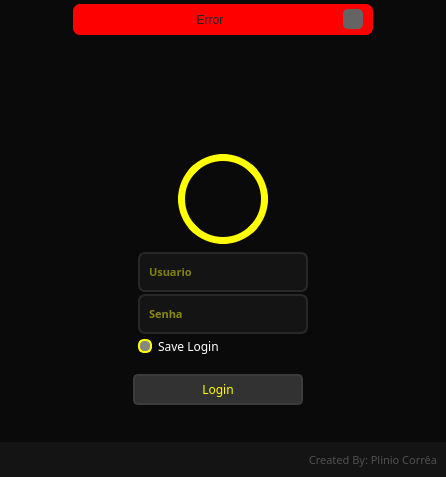
<?xml version="1.0" encoding="UTF-8"?>
<ui version="4.0">
 <class>MainWindow</class>
 <widget class="QMainWindow" name="MainWindow">
  <property name="geometry">
   <rect>
    <x>0</x>
    <y>0</y>
    <width>446</width>
    <height>477</height>
   </rect>
  </property>
  <property name="minimumSize">
   <size>
    <width>300</width>
    <height>400</height>
   </size>
  </property>
  <property name="windowTitle">
   <string>Login</string>
  </property>
  <property name="styleSheet">
   <string notr="true">color: rgb(255, 255, 255);
background-color: rgb(10, 10, 10);</string>
  </property>
  <widget class="QWidget" name="centralwidget">
   <property name="minimumSize">
    <size>
     <width>300</width>
     <height>460</height>
    </size>
   </property>
   <layout class="QVBoxLayout" name="verticalLayout">
    <property name="spacing">
     <number>0</number>
    </property>
    <property name="leftMargin">
     <number>0</number>
    </property>
    <property name="topMargin">
     <number>0</number>
    </property>
    <property name="rightMargin">
     <number>0</number>
    </property>
    <property name="bottomMargin">
     <number>0</number>
    </property>
    <item>
     <widget class="QFrame" name="top_bar">
      <property name="maximumSize">
       <size>
        <width>16777215</width>
        <height>35</height>
       </size>
      </property>
      <property name="styleSheet">
       <string notr="true"/>
      </property>
      <property name="frameShape">
       <enum>QFrame::NoFrame</enum>
      </property>
      <property name="frameShadow">
       <enum>QFrame::Raised</enum>
      </property>
      <layout class="QHBoxLayout" name="horizontalLayout_2">
       <property name="spacing">
        <number>0</number>
       </property>
       <property name="leftMargin">
        <number>0</number>
       </property>
       <property name="topMargin">
        <number>4</number>
       </property>
       <property name="rightMargin">
        <number>0</number>
       </property>
       <property name="bottomMargin">
        <number>0</number>
       </property>
       <item>
        <widget class="QFrame" name="frame_error">
         <property name="maximumSize">
          <size>
           <width>300</width>
           <height>40</height>
          </size>
         </property>
         <property name="styleSheet">
          <string notr="true">background-color: rgb(255, 0, 0);
border-radius: 7px;</string>
         </property>
         <property name="frameShape">
          <enum>QFrame::StyledPanel</enum>
         </property>
         <property name="frameShadow">
          <enum>QFrame::Raised</enum>
         </property>
         <layout class="QHBoxLayout" name="horizontalLayout_3">
          <property name="spacing">
           <number>6</number>
          </property>
          <property name="leftMargin">
           <number>10</number>
          </property>
          <property name="topMargin">
           <number>3</number>
          </property>
          <property name="rightMargin">
           <number>10</number>
          </property>
          <property name="bottomMargin">
           <number>3</number>
          </property>
          <item>
           <widget class="QLabel" name="label_error">
            <property name="styleSheet">
             <string notr="true">color: rgb(35, 35, 35);</string>
            </property>
            <property name="text">
             <string>Error</string>
            </property>
            <property name="alignment">
             <set>Qt::AlignCenter</set>
            </property>
           </widget>
          </item>
          <item>
           <widget class="QPushButton" name="pushButton_error">
            <property name="maximumSize">
             <size>
              <width>20</width>
              <height>20</height>
             </size>
            </property>
            <property name="styleSheet">
             <string notr="true">QPushButton {
	border-radius: 5px;
	background-image: url(:/Close_image/cil-x.png);
	background-position: center;
	background-color: rgb(100, 100, 100);
}
QPushButton:hover {
	background-color: rgb(50, 50, 50);
	color: rgb(200, 200, 200);
}
QPushButton:pressed {
	background-color: rgb(35, 35, 35);
	color: rgb(200, 200, 200);
}</string>
            </property>
            <property name="text">
             <string/>
            </property>
           </widget>
          </item>
         </layout>
        </widget>
       </item>
      </layout>
     </widget>
    </item>
    <item>
     <widget class="QFrame" name="content">
      <property name="styleSheet">
       <string notr="true"/>
      </property>
      <property name="frameShape">
       <enum>QFrame::NoFrame</enum>
      </property>
      <property name="frameShadow">
       <enum>QFrame::Raised</enum>
      </property>
      <layout class="QHBoxLayout" name="horizontalLayout">
       <item>
        <widget class="QFrame" name="login_area">
         <property name="maximumSize">
          <size>
           <width>300</width>
           <height>550</height>
          </size>
         </property>
         <property name="styleSheet">
          <string notr="true">border-radius: 10px</string>
         </property>
         <property name="frameShape">
          <enum>QFrame::NoFrame</enum>
         </property>
         <property name="frameShadow">
          <enum>QFrame::Raised</enum>
         </property>
         <widget class="QFrame" name="logo">
          <property name="geometry">
           <rect>
            <x>35</x>
            <y>18</y>
            <width>230</width>
            <height>80</height>
           </rect>
          </property>
          <property name="styleSheet">
           <string notr="true">background-image: url(:/logon/Esquadricalc-230x80.png);
background-repeat: no-repeat;
background-position: center;</string>
          </property>
          <property name="frameShape">
           <enum>QFrame::NoFrame</enum>
          </property>
          <property name="frameShadow">
           <enum>QFrame::Raised</enum>
          </property>
         </widget>
         <widget class="QFrame" name="frame_avatar">
          <property name="geometry">
           <rect>
            <x>105</x>
            <y>110</y>
            <width>90</width>
            <height>90</height>
           </rect>
          </property>
          <property name="styleSheet">
           <string notr="true">QFrame {
	background-image: url(:/Avatar/avatar_login.png);
	background-image: url(:/Avatar/avatar_login.png);
	background-position: center;
	border-radius: 45px;
	border: 7px solid rgb(255, 255, 0);
}
QFrame:hover {
	border: 7px solid rgb(255, 200, 0);
}</string>
          </property>
          <property name="frameShape">
           <enum>QFrame::StyledPanel</enum>
          </property>
          <property name="frameShadow">
           <enum>QFrame::Raised</enum>
          </property>
         </widget>
         <widget class="QLineEdit" name="lineEdit_user">
          <property name="geometry">
           <rect>
            <x>65</x>
            <y>208</y>
            <width>170</width>
            <height>40</height>
           </rect>
          </property>
          <property name="font">
           <font>
            <family>Arial Black</family>
            <pointsize>8</pointsize>
            <weight>75</weight>
            <bold>true</bold>
           </font>
          </property>
          <property name="styleSheet">
           <string notr="true">QLineEdit {
	border-radius: 7px;
	border: 2px solid rgb(40, 40, 40);
	padding: 7px;
	background-color: rgb(20, 20, 20);
	color:rgb(237, 237, 4);
}

QLineEdit:hover {
	border: 2px solid rgb(60, 60, 60);
}

QLineEdit:focus {
	background-color: rgb(150, 150, 150);
	border: 2px solid rgb(255, 255, 0);
}</string>
          </property>
          <property name="maxLength">
           <number>12</number>
          </property>
          <property name="echoMode">
           <enum>QLineEdit::Normal</enum>
          </property>
          <property name="placeholderText">
           <string>Usuario</string>
          </property>
         </widget>
         <widget class="QLineEdit" name="lineEdit_password">
          <property name="geometry">
           <rect>
            <x>65</x>
            <y>250</y>
            <width>170</width>
            <height>40</height>
           </rect>
          </property>
          <property name="font">
           <font>
            <family>Arial Black</family>
            <pointsize>8</pointsize>
            <weight>75</weight>
            <bold>true</bold>
           </font>
          </property>
          <property name="styleSheet">
           <string notr="true">QLineEdit {
	border-radius: 7px;
	border: 2px solid rgb(40, 40, 40);
	padding: 7px;
	background-color: rgb(20, 20, 20);
	color: rgb(255, 255, 0);
}

QLineEdit:hover {
	border: 2px solid rgb(60, 60, 60);
}

QLineEdit:focus {
	border: 2px solid rgb(255, 255, 0);
	background-color: rgb(150, 150, 150);
}
</string>
          </property>
          <property name="maxLength">
           <number>8</number>
          </property>
          <property name="echoMode">
           <enum>QLineEdit::Password</enum>
          </property>
          <property name="placeholderText">
           <string>Senha</string>
          </property>
         </widget>
         <widget class="QCheckBox" name="checkBox_save_user">
          <property name="geometry">
           <rect>
            <x>65</x>
            <y>294</y>
            <width>121</width>
            <height>17</height>
           </rect>
          </property>
          <property name="font">
           <font>
            <family>Arial Black</family>
            <weight>50</weight>
            <italic>false</italic>
            <bold>false</bold>
            <underline>false</underline>
            <strikeout>false</strikeout>
            <kerning>true</kerning>
           </font>
          </property>
          <property name="cursor">
           <cursorShape>ArrowCursor</cursorShape>
          </property>
          <property name="styleSheet">
           <string notr="true">QCheckBox::indicator {
	border-radius: 6px;
	border: 2px solid rgb(255, 255, 0);
	width: 10px;
	height: 10px;
	background-color: rgb(135, 135, 135)
}
QCheckBox::indicator:checked {
	background-color: rgb(255, 255, 0);
	border: 2px solid rgb(255, 255, 0);
}</string>
          </property>
          <property name="text">
           <string>Save Login</string>
          </property>
          <property name="tristate">
           <bool>false</bool>
          </property>
         </widget>
         <widget class="QPushButton" name="pushButton_login">
          <property name="geometry">
           <rect>
            <x>60</x>
            <y>330</y>
            <width>170</width>
            <height>31</height>
           </rect>
          </property>
          <property name="font">
           <font>
            <family>Arial Black</family>
           </font>
          </property>
          <property name="styleSheet">
           <string notr="true">QPushButton {
	border: 2px solid rgb(60, 60, 60);
	background-color: rgb(50, 50, 50);
	border-radius: 5px;
	
	color: rgb(255, 255, 0);
}
QPushButton:hover {
	border: 2px solid rgb(70, 70, 70);
	background-color: rgb(60, 60, 60);
}
QPushButton:pressed {
	background-color: rgb(20, 20, 20);
	border: 2px solid rgb(255, 255, 0);
}</string>
          </property>
          <property name="text">
           <string>Login</string>
          </property>
          <property name="flat">
           <bool>false</bool>
          </property>
         </widget>
        </widget>
       </item>
      </layout>
     </widget>
    </item>
    <item>
     <widget class="QFrame" name="botton">
      <property name="maximumSize">
       <size>
        <width>16777215</width>
        <height>35</height>
       </size>
      </property>
      <property name="styleSheet">
       <string notr="true">background-color: rgb(20, 20, 20);</string>
      </property>
      <property name="frameShape">
       <enum>QFrame::NoFrame</enum>
      </property>
      <property name="frameShadow">
       <enum>QFrame::Raised</enum>
      </property>
      <layout class="QVBoxLayout" name="verticalLayout_2">
       <item>
        <widget class="QLabel" name="label_credits">
         <property name="font">
          <font>
           <family>Arial Black</family>
           <pointsize>8</pointsize>
          </font>
         </property>
         <property name="styleSheet">
          <string notr="true">color: rgb(80, 80, 80);</string>
         </property>
         <property name="text">
          <string>Created By: Plinio Corrêa</string>
         </property>
         <property name="alignment">
          <set>Qt::AlignRight|Qt::AlignTrailing|Qt::AlignVCenter</set>
         </property>
        </widget>
       </item>
      </layout>
     </widget>
    </item>
   </layout>
  </widget>
 </widget>
 <resources>
  <include location="file_rc.qrc"/>
 </resources>
 <connections/>
</ui>
